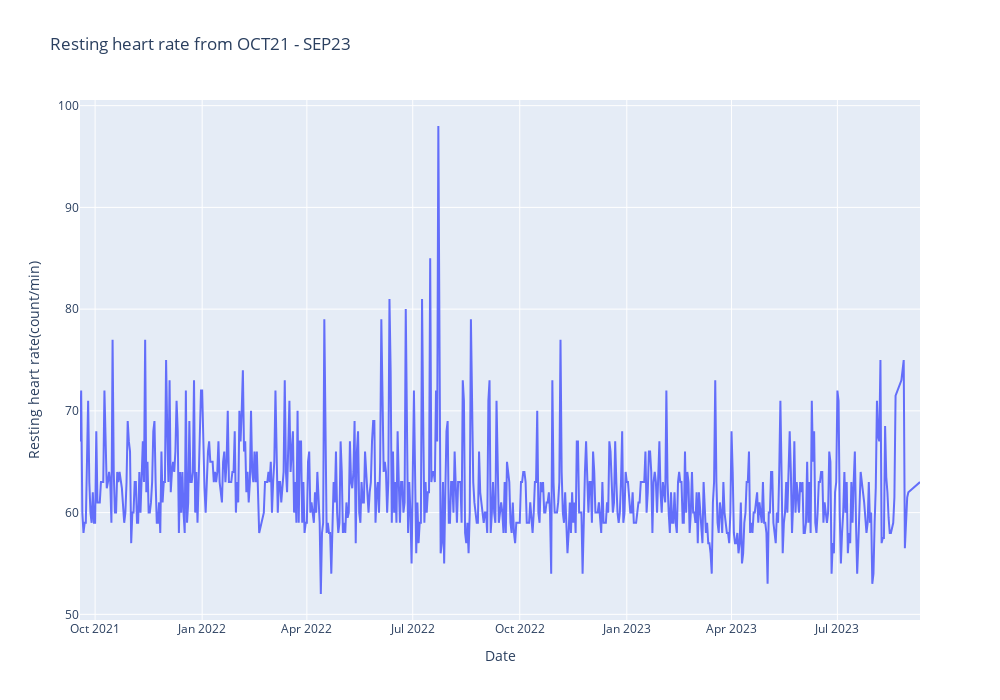

Source (notebook cell):
### Markdown cell above
## Exploratory Data Analysis

### Code cell
import plotly.express as px 

fig = px.line(sleep_hrv_act_df,x='Date',y='Resting heart rate(count/min)', 
              title="Resting heart rate from OCT21 - SEP23",
             width=1000, height=700,)

fig.update_layout(
    legend=dict(
        x=0,
        y=1,
        title=None,
        font=dict(family="Courier",size=12,color="black"),
        
        bgcolor="rgba(0,0,0,0)",
        bordercolor="rgba(0,0,0,0)",
        borderwidth=1))

fig.show()

### Figure 1 — Plotly figure (JSON) as saved in the notebook; plotly's stock layout.template omitted (floating-point values rounded to 4 significant figures; data arrays with more than 128 entries replaced by an {"elided": "..."} marker saying what was removed)
{"data": [{"hovertemplate": "Date=%{x}<br>Resting heart rate(count/min)=%{y}<extra></extra>", "legendgroup": "", "line": {"color": "#636efa", "dash": "solid"}, "marker": {"symbol": "circle"}, "mode": "lines", "name": "", "orientation": "v", "showlegend": false, "type": "scatter", "x": {"elided": "695 str values"}, "xaxis": "x", "y": {"elided": "695 float values"}, "yaxis": "y"}], "layout": {"height": 700, "legend": {"bgcolor": "rgba(0,0,0,0)", "bordercolor": "rgba(0,0,0,0)", "borderwidth": 1, "font": {"color": "black", "family": "Courier", "size": 12}, "title": {}, "tracegroupgap": 0, "x": 0, "y": 1}, "title": {"text": "Resting heart rate from OCT21 - SEP23"}, "width": 1000, "xaxis": {"anchor": "y", "domain": [0, 1], "title": {"text": "Date"}}, "yaxis": {"anchor": "x", "domain": [0, 1], "title": {"text": "Resting heart rate(count/min)"}}}}
